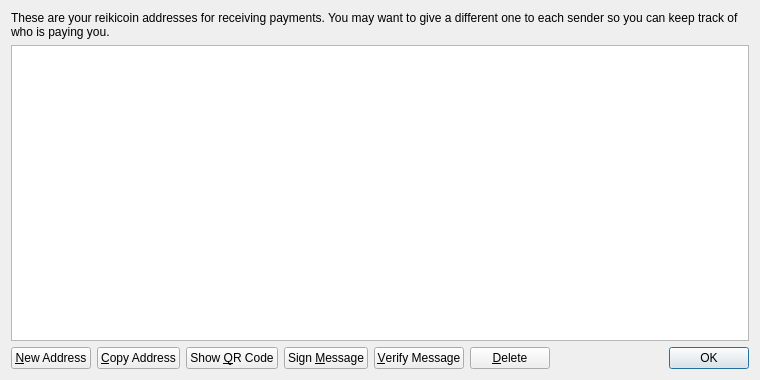
<?xml version="1.0" encoding="UTF-8"?>
<ui version="4.0">
 <class>AddressBookPage</class>
 <widget class="QWidget" name="AddressBookPage">
  <property name="geometry">
   <rect>
    <x>0</x>
    <y>0</y>
    <width>760</width>
    <height>380</height>
   </rect>
  </property>
  <property name="windowTitle">
   <string>Address Book</string>
  </property>
  <layout class="QVBoxLayout" name="verticalLayout">
   <item>
    <widget class="QLabel" name="labelExplanation">
     <property name="text">
      <string>These are your reikicoin addresses for receiving payments. You may want to give a different one to each sender so you can keep track of who is paying you.</string>
     </property>
     <property name="textFormat">
      <enum>Qt::PlainText</enum>
     </property>
     <property name="wordWrap">
      <bool>true</bool>
     </property>
    </widget>
   </item>
   <item>
    <widget class="QTableView" name="tableView">
     <property name="contextMenuPolicy">
      <enum>Qt::CustomContextMenu</enum>
     </property>
     <property name="toolTip">
      <string>Double-click to edit address or label</string>
     </property>
     <property name="tabKeyNavigation">
      <bool>false</bool>
     </property>
     <property name="alternatingRowColors">
      <bool>true</bool>
     </property>
     <property name="selectionMode">
      <enum>QAbstractItemView::SingleSelection</enum>
     </property>
     <property name="selectionBehavior">
      <enum>QAbstractItemView::SelectRows</enum>
     </property>
     <property name="sortingEnabled">
      <bool>true</bool>
     </property>
     <attribute name="verticalHeaderVisible">
      <bool>false</bool>
     </attribute>
    </widget>
   </item>
   <item>
    <layout class="QHBoxLayout" name="horizontalLayout">
     <item>
      <widget class="QPushButton" name="newAddressButton">
       <property name="toolTip">
        <string>Create a new address</string>
       </property>
       <property name="text">
        <string>&amp;New Address</string>
       </property>
       <property name="icon">
        <iconset resource="../reikicoin.qrc">
         <normaloff>:/icons/add</normaloff>:/icons/add</iconset>
       </property>
      </widget>
     </item>
     <item>
      <widget class="QPushButton" name="copyToClipboard">
       <property name="toolTip">
        <string>Copy the currently selected address to the system clipboard</string>
       </property>
       <property name="text">
        <string>&amp;Copy Address</string>
       </property>
       <property name="icon">
        <iconset resource="../reikicoin.qrc">
         <normaloff>:/icons/editcopy</normaloff>:/icons/editcopy</iconset>
       </property>
      </widget>
     </item>
     <item>
      <widget class="QPushButton" name="showQRCode">
       <property name="text">
        <string>Show &amp;QR Code</string>
       </property>
       <property name="icon">
        <iconset resource="../reikicoin.qrc">
         <normaloff>:/icons/qrcode</normaloff>:/icons/qrcode</iconset>
       </property>
      </widget>
     </item>
     <item>
      <widget class="QPushButton" name="signMessage">
       <property name="toolTip">
        <string>Sign a message to prove you own a reikicoin address</string>
       </property>
       <property name="text">
        <string>Sign &amp;Message</string>
       </property>
       <property name="icon">
        <iconset resource="../reikicoin.qrc">
         <normaloff>:/icons/edit</normaloff>:/icons/edit</iconset>
       </property>
      </widget>
     </item>
     <item>
      <widget class="QPushButton" name="verifyMessage">
       <property name="toolTip">
        <string>Verify a message to ensure it was signed with a specified reikicoin address</string>
       </property>
       <property name="text">
        <string>&amp;Verify Message</string>
       </property>
       <property name="icon">
        <iconset resource="../reikicoin.qrc">
         <normaloff>:/icons/transaction_0</normaloff>:/icons/transaction_0</iconset>
       </property>
      </widget>
     </item>
     <item>
      <widget class="QPushButton" name="deleteButton">
       <property name="toolTip">
        <string>Delete the currently selected address from the list</string>
       </property>
       <property name="text">
        <string>&amp;Delete</string>
       </property>
       <property name="icon">
        <iconset resource="../reikicoin.qrc">
         <normaloff>:/icons/remove</normaloff>:/icons/remove</iconset>
       </property>
      </widget>
     </item>
     <item>
      <spacer name="horizontalSpacer">
       <property name="orientation">
        <enum>Qt::Horizontal</enum>
       </property>
       <property name="sizeHint" stdset="0">
        <size>
         <width>40</width>
         <height>20</height>
        </size>
       </property>
      </spacer>
     </item>
     <item>
      <widget class="QDialogButtonBox" name="buttonBox">
       <property name="sizePolicy">
        <sizepolicy hsizetype="Maximum" vsizetype="Fixed">
         <horstretch>0</horstretch>
         <verstretch>0</verstretch>
        </sizepolicy>
       </property>
       <property name="standardButtons">
        <set>QDialogButtonBox::Ok</set>
       </property>
      </widget>
     </item>
    </layout>
   </item>
  </layout>
 </widget>
 <resources>
  <include location="../reikicoin.qrc"/>
 </resources>
 <connections/>
</ui>
